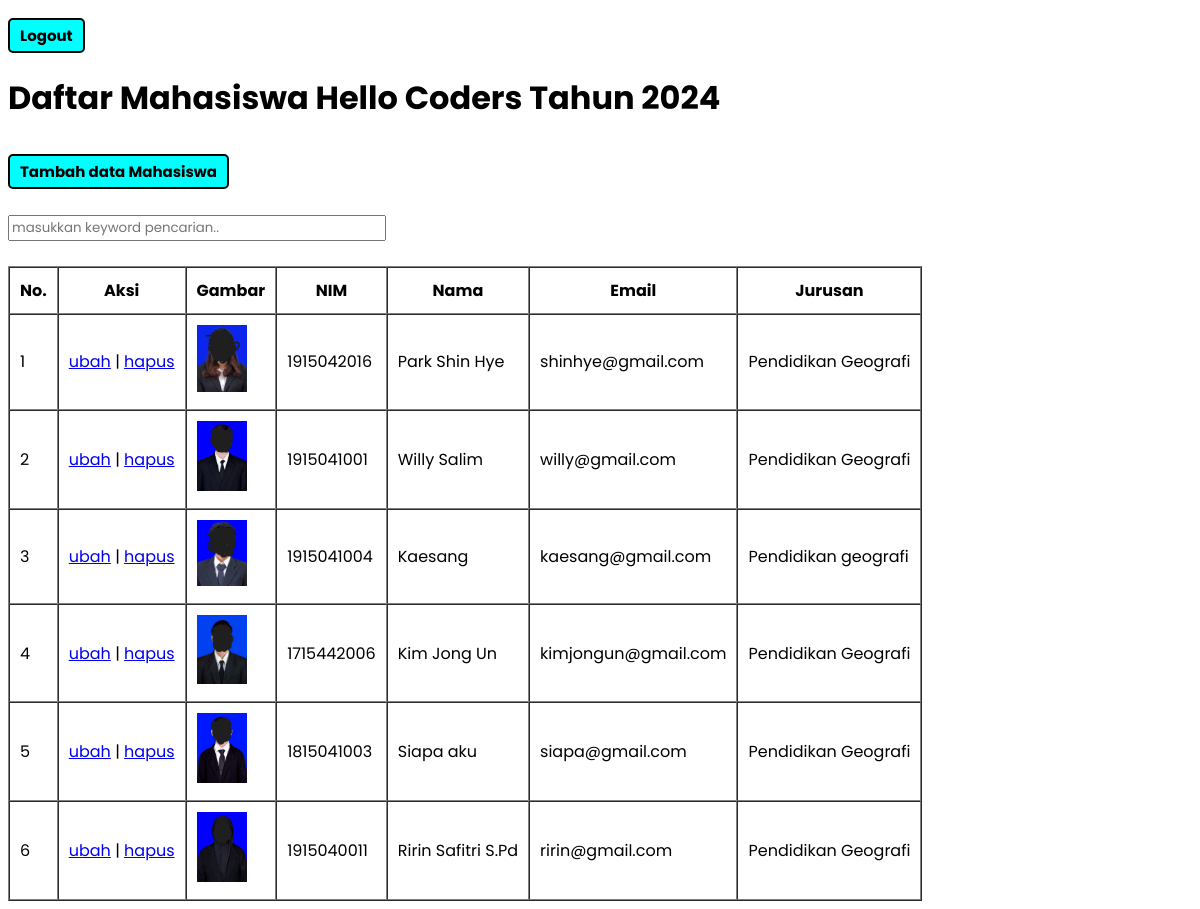
The app's page /index.php (signed in) with its own data.
### tables this page shows
CREATE TABLE `mahasiswa` (
  `id` int(11) NOT NULL,
  `nama` varchar(200) NOT NULL,
  `nim` char(10) NOT NULL,
  `email` varchar(100) NOT NULL,
  `jurusan` varchar(100) NOT NULL,
  `gambar` varchar(100) NOT NULL
);

### function.php (called while the page is built, shortened)
<?php
$conn = mysqli_connect("localhost", "root", "", "phpdasar");
function query($query) {
    global $conn;
    $result = mysqli_query($conn, $query);
    $rows = [];
    while( $row = mysqli_fetch_assoc($result)) {
        $rows[] = $row;
    }
    return $rows;
}
?>

### index.php (the view, shortened to what this page needs)
<?php
require 'function.php';
$mahasiswa = query("SELECT * FROM mahasiswa");
?>
<!DOCTYPE html>
<html>
    <head>
    </head>
    <body>
    <div class="logout">
        <button>
            <a href="logout.php">Logout</a>
        </button>
    </div>
    <div class="judul">
        <h1>Daftar Mahasiswa Hello Coders Tahun 2024</h1>
        <button>
            <a href="tamba.php">Tambah data Mahasiswa</a>
        </button>
    </div>
    <br>
        <form action="" method="post">
        <input type="text" name="keyword" size="30" autofocus="" placeholder="masukkan keyword pencarian.." autocomplete="off" id="keyword">
        </form>
        <br>
        <div id="container">
        <table border="1" cellpadding="10" cellspacing="0">
            <th>No.</th>
            <th>Aksi</th>
            <th>Gambar</th>
            <th>NIM</th>
            <th>Nama</th>
            <th>Email</th>
            <th>Jurusan</th>
        <?php $i = 1; ?>
        <?php foreach( $mahasiswa as $row) : ?>
        <tr>
        <tr>
            <td><?= $i; ?></td>
            <td>
                <a href="ubah.php?id=<?= $row["id"]; ?>">ubah</a> |
                <a href="hapus.php?id=<?= $row["id"]; ?>" onclick="return confirm('yakin?');">hapus</a>
            </td>
            <td><img src="img/<?= $row["gambar"]; ?>" width="50" ></td>
            <td><?= $row["nim"]; ?></td>
            <td><?= $row["nama"]; ?></td>
            <td><?= $row["email"]; ?></td>
            <td><?= $row["jurusan"]; ?></td>
        </tr>
        <?php $i++; ?>
        <?php endforeach; ?>
    </table>
    </div>
    </body>
</html>

### index.php (style rules this page uses)
* { box-sizing: border-box; font-family: "Poppins", sans-serif; }
button { height: 35px; background: aqua; border: 0; border-radius: 5px; border: 2px solid black; color: black; font-weight: 700; font-size: 15px; cursor: pointer; transition: all 0.3s; margin-top: 10px; padding: 0px 10px; }
button a { text-decoration: none; color: black; }
.judul a { text-decoration: none; }

### records on screen
mahasiswa: gambar (picture), nim "1915042016", nama "Park Shin Hye", email "shinhye@gmail.com", jurusan "Pendidikan Geografi"
mahasiswa: gambar (picture), nim "1915041001", nama "Willy Salim", email "willy@gmail.com", jurusan "Pendidikan Geografi"
mahasiswa: gambar (picture), nim "1915041004", nama "Kaesang", email "kaesang@gmail.com", jurusan "Pendidikan geografi"
mahasiswa: gambar (picture), nim "1715442006", nama "Kim Jong Un", email "kimjongun@gmail.com", jurusan "Pendidikan Geografi"
mahasiswa: gambar (picture), nim "1815041003", nama "Siapa aku", email "siapa@gmail.com", jurusan "Pendidikan Geografi"
mahasiswa: gambar (picture), nim "1915040011", nama "Ririn Safitri S.Pd", email "ririn@gmail.com", jurusan "Pendidikan Geografi"
